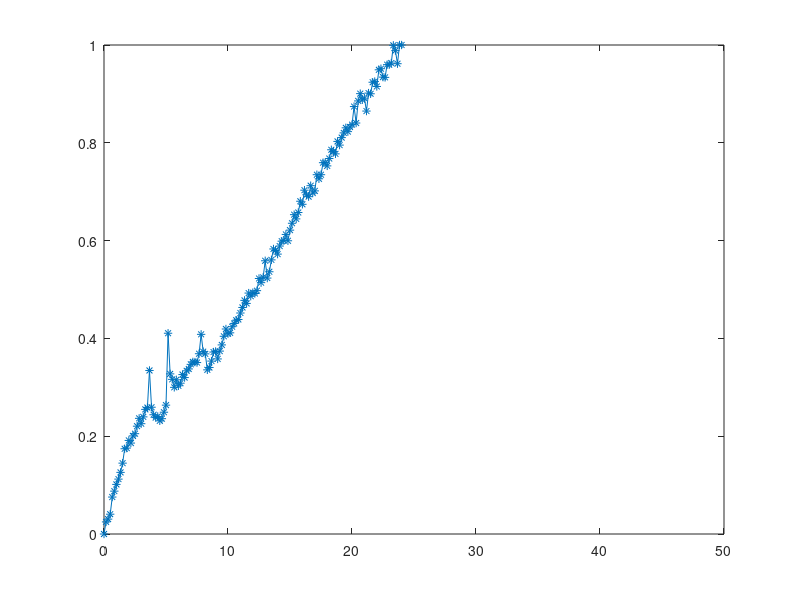

Reproduce this figure in MATLAB. (Note: this script raises an error after producing the figure.)
% on-pathway
%function value100
% estimate error of one run
close all;clear all;  
n=12;

load all_data.txt;
Data=all_data(:,[1,5]);
% % Data(:,2)=Data(:,2)-Data(40,2);
% % Data((Data(:,2)<0),2)=0;
Data(:,2)= (Data(:,2)-min(Data(:,2)))/(max(Data(:,2))-min(Data(:,2)));
plot(Data(:,1),Data(:,2),'-*');
hold on;

% dGG=[1e4 5e4 1e5 5e5 1e6 5e6 1e7 5e7];
% aG= [0.001e1:0.002e1:0.1e1] ;
% bG= [0.001e1:0.002e1:0.1e1] ;
% [AG,BG] = meshgrid(aG,bG);
% cG=cat(2,AG',BG');
% dG=reshape(cG,[],2);
% M=zeros(length(dG)*length(dGG),7);
% M(:,1)=[dG(:,1);dG(:,1);dG(:,1);dG(:,1);dG(:,1);dG(:,1);dG(:,1);dG(:,1)];
% M(:,2)=[dG(:,2);dG(:,2);dG(:,2);dG(:,2); dG(:,2);dG(:,2);dG(:,2);dG(:,2)];
% M(M(:,1)<=M(:,2),:)=[];
% 
% for loop2=1:length(dGG)
% for loop=1:length(M)/length(dGG)
% 
%     if(rem(loop,1000)==0)
%         disp('.')
%     end
%    
% aon=M(loop,1);
% bon=M(loop,2);
% con=dGG(loop2);
% don=1e-3;

aon=0.03;
bon=0.025;
con=0.35e5;
don=1e-3;

A_1=0.225;
theta=[aon,bon,con,don]; 
Y0=zeros(1,n); 
Y0(1)=A_1;
Y0(12)=0.0000025;

t_range=linspace(0,48,48); 
[t_val,Y_val]=ode23s(@lee_ode100,t_range,Y0,[],n,theta);

signalON=Y_val(:,n)*10000;
% % for i=2:n
% % signalON=signalON + Y_val(:,i).*i;
% % end

signalON=signalON-signalON(1);
signalON = (signalON - min(signalON))/(signalON(24));

O_con=Y_val(:,n)*0;
for i=2:11
O_con=O_con + Y_val(:,i).*i;
end
OA_ratio=O_con./Y_val(:,1);

plot(t_range,signalON);
Y_val([1:25 ],[1 4 11 n])
OA_ratio([24,48])

X=Data([1:6:145],2);
Y=signalON(1:25);
mdl = fitlm(Y,X);

% M((loop2-1)*length(M)/length(dGG)+loop,1)=aon;
% M((loop2-1)*length(M)/length(dGG)+loop,2)=bon;
% M((loop2-1)*length(M)/length(dGG)+loop,3)=con;
% M((loop2-1)*length(M)/length(dGG)+loop,4)=mdl.Rsquared.Ordinary;
% M((loop2-1)*length(M)/length(dGG)+loop,5)=abs(OA_ratio(24)./0.06);
% M((loop2-1)*length(M)/length(dGG)+loop,6)= abs(OA_ratio(48)./0.04);
% M((loop2-1)*length(M)/length(dGG)+loop,7)=mdl.RMSE;
% end
% end